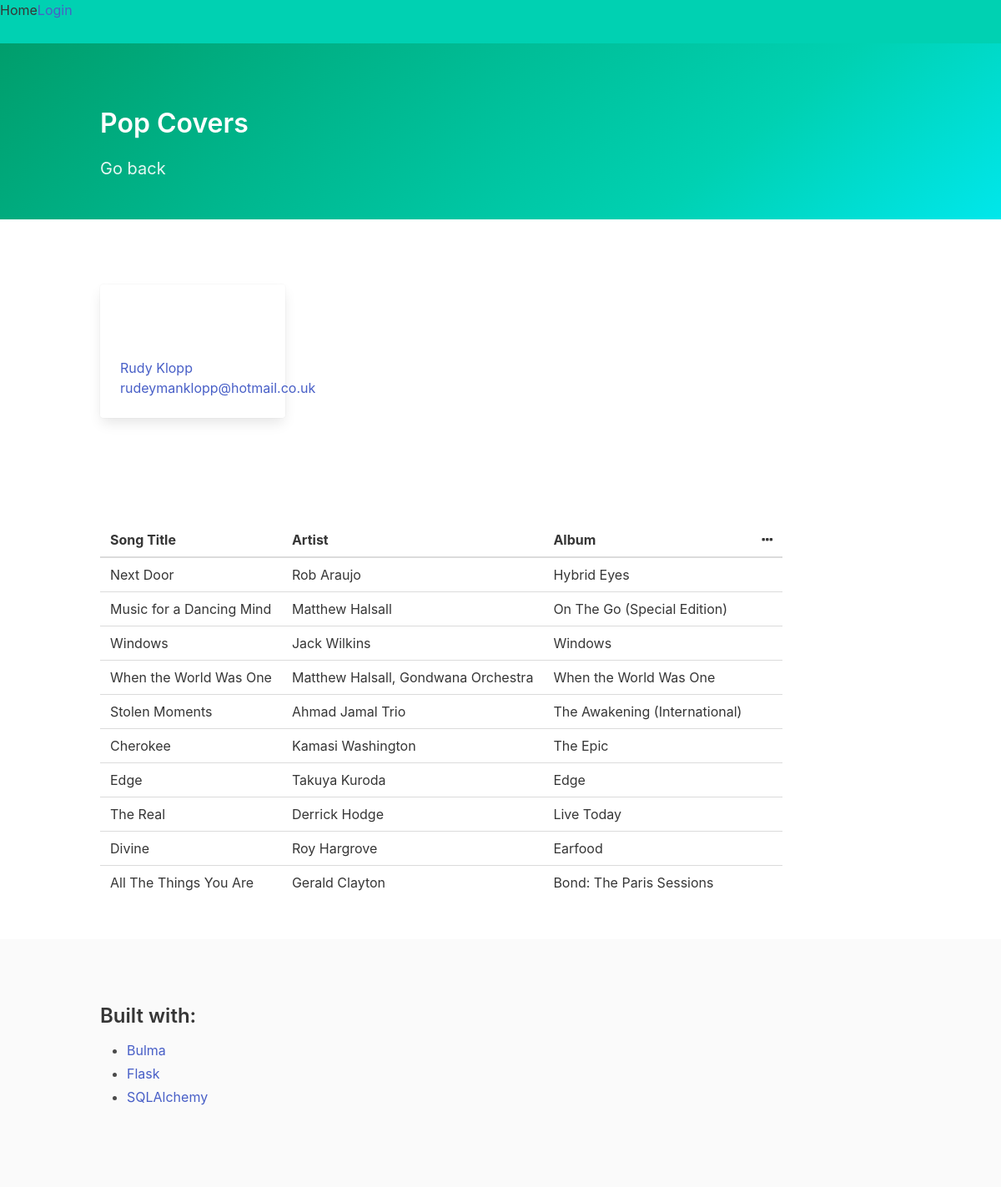
Page /playlist/3/songs/ on the committed database.
### database_setup.py (models this page shows, shortened)
class Playlist(Base):
    __tablename__ = "playlist"
    id = Column(Integer, primary_key = True)
    name = Column(String(250), nullable = False)
    user_id = Column(Integer, ForeignKey("user.id"))
    user = relationship(User)
    songs = relationship("Songs", cascade="all, delete")

class User(Base):
    __tablename__ = "user"
    id = Column(Integer, primary_key = True)
    name = Column(String(250), nullable = False)
    email = Column(String(250), nullable = False)
    picture = Column(String(250))

class Songs(Base):
    __tablename__ = "songs"
    id = Column(Integer, primary_key = True)
    track_name = Column(String(250), nullable = False)
    artist_name = Column(String(250))
    album_name = Column(String(250))
    playlist_id = Column(Integer, ForeignKey("playlist.id"))
    playlist = relationship(Playlist)
    user_id = Column(Integer, ForeignKey("user.id"))
    user = relationship(User)

### project.py (the view)
@app.route("/playlist/<int:playlist_id>/")
@app.route("/playlist/<int:playlist_id>/songs/")
def showSongs(playlist_id):
    playlist = session.query(Playlist).filter_by(id=playlist_id).one()
    creator = getUserInfo(playlist.user_id)
    songs = session.query(Songs).filter_by(playlist_id=playlist_id).all()
    if "user_id" not in login_session or creator.id != login_session["user_id"]:
        return render_template("publicsongs.html", songs=songs,
                                playlist=playlist, creator=creator)
    else:
        return render_template("songs.html", songs=songs,
                                playlist=playlist, creator=creator)

### project.py (called while the page is built)
def getUserInfo(user_id):
    user = session.query(User).filter_by(id=user_id).one()
    return user

### templates/publicsongs.html (shortened to what this page needs)
{% extends "main.html" %}
{% block content %}
<nav class="navbar is-primary">
  <div class="navbar-brand">
    <a href="{{url_for('showPlaylist')}}" class="nav-item">Home</a>
    {% if 'user_id' not in session %}
    <a href="{{url_for('showLogin')}}" class="nav-item">Login</a>
    {% else %}
    <a href="{{url_for('disconnect')}}" class="nav-item">Logout</a>
    {% endif %}
  </div>
</nav>
<article id="pagination">
  <section class="hero is-primary is-bold">
    <div class="hero-body">
      <div class="container">
        <h1 class="title">{{playlist.name}}</h1>
        <a href="{{url_for('showPlaylist')}}">
          <h2 class="subtitle">Go back</h2>
        </a>
      </div>
    </div>
  </section>
</article>
<section class="section">
  <div class="container">
    <div class="columns">
      <div class="column is-3">
        <div class="card">
        {% if creator != [] %}
          <div class="card-content">
            <a href="#" class="card-avatar image is-64x64">
            </a>
            <div class="card-user">
              <div class="card-user-name">
                <a href="#">{{creator.name}}</a>
              </div>
              <span>
                <a href="#"><span>{{creator.email}}</span></a>
              </span>
            </div>
          </div>
        </div>
        {% endif %}
      </div>
    </div>
  </div>
</section>
<section class="section">
  <div class="container">
    <div class="columns">
      <div class="column">
        <table class="table">
          <thead>
            <tr>
              <th>Song Title</th>
              <th>Artist</th>
              <th>Album</th>
              <th><i class="fa fa-ellipsis-h"></i></th>
            </tr>
          </thead>
          <tbody>
          {% if songs != [] %}
          {% for i in songs %}
            <tr>
              <td>{{i.track_name}}</td>
              <td>{{i.artist_name}}</td>
              <td>{{i.album_name}}</td>
              <td></td>
            </tr>
            {% endfor %}
          {% endif %}
          </tbody>
        </table>
      </div>
    </div>
  </div>
</section>
{% include "footer.html" %}
{% endblock %}

### static/styles.css (style rules this page uses)
.container { margin-top: 30px; }

### rows in the picture
Playlist: name "Pop Covers"
User: name "Rudy Klopp", email "rudeymanklopp@hotmail.co.uk"
Songs: track_name "Next Door", artist_name "Rob Araujo", album_name "Hybrid Eyes"
Songs: track_name "Music for a Dancing Mind", artist_name "Matthew Halsall", album_name "On The Go (Special Edition)"
Songs: track_name "Windows", artist_name "Jack Wilkins", album_name "Windows"
Songs: track_name "When the World Was One", artist_name "Matthew Halsall, Gondwana Orchestra", album_name "When the World Was One"
Songs: track_name "Stolen Moments", artist_name "Ahmad Jamal Trio", album_name "The Awakening (International)"
Songs: track_name "Cherokee", artist_name "Kamasi Washington", album_name "The Epic"
Songs: track_name "Edge", artist_name "Takuya Kuroda", album_name "Edge"
Songs: track_name "The Real", artist_name "Derrick Hodge", album_name "Live Today"
Songs: track_name "Divine", artist_name "Roy Hargrove", album_name "Earfood"
Songs: track_name "All The Things You Are", artist_name "Gerald Clayton", album_name "Bond: The Paris Sessions"
